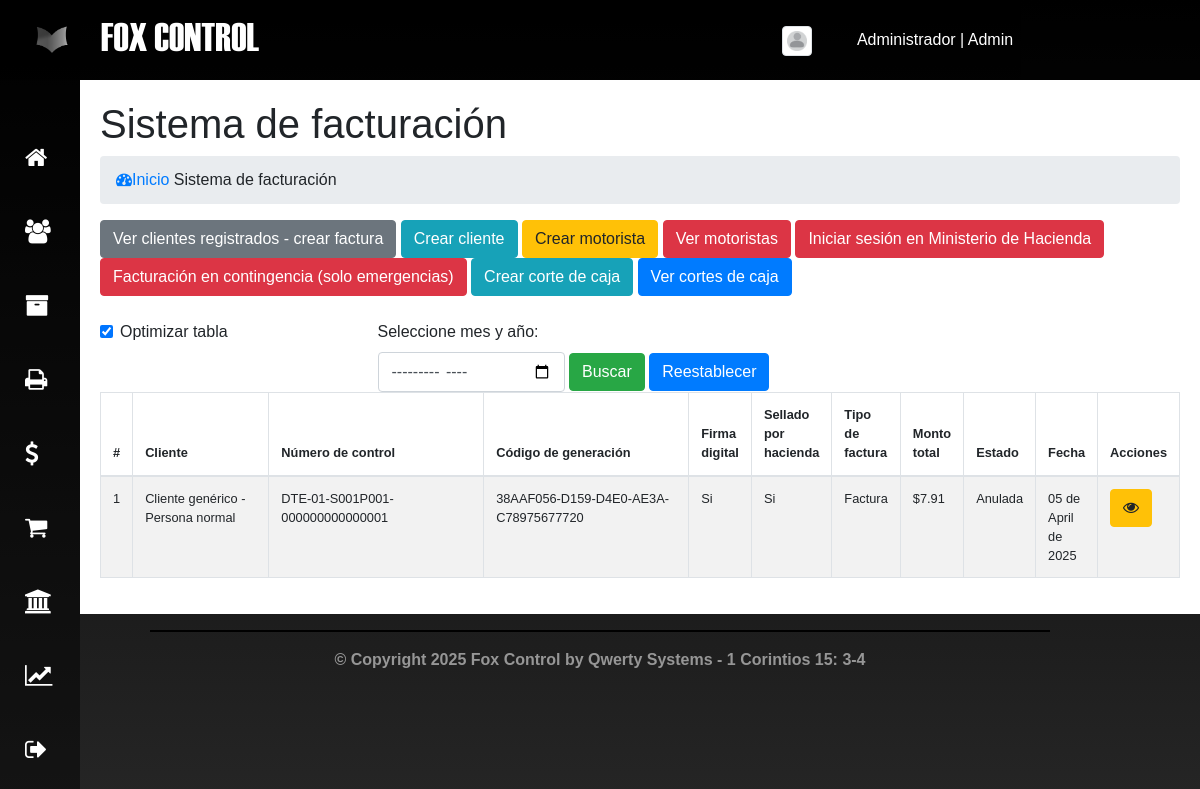
The page /FOX-CONTROL/facturacion (signed in) on the database its author committed.
### tables this page shows
CREATE TABLE `facturas_locales` (
  `id` int(11) NOT NULL,
  `id_cliente` text NOT NULL,
  `productos` text NOT NULL,
  `firmaDigital` text NOT NULL,
  `total` double NOT NULL,
  `totalSinIva` double NOT NULL,
  `abonado` double NOT NULL,
  `tipoDte` text NOT NULL,
  `horEmi` time NOT NULL,
  `fecEmi` date NOT NULL,
  `condicionOperacion` int(11) NOT NULL,
  `recintoFiscal` text NOT NULL,
  `regimen` text NOT NULL,
  `modoTransporte` int(11) NOT NULL,
  `seguro` double NOT NULL,
  `flete` double NOT NULL,
  `idMotorista` int(11) NOT NULL,
  `idFacturaRelacionada` text NOT NULL,
  `numeroControl` text NOT NULL,
  `codigoGeneracion` text NOT NULL,
  `sello` text NOT NULL,
  `notaRemision` text NOT NULL,
  `estado` text NOT NULL,
  `modo` text NOT NULL,
  `tipo_contingencia` int(11) NOT NULL,
  `motivo_contingencia` text NOT NULL,
  `evento_contingencia` text NOT NULL,
  `id_vendedor` int(11) NOT NULL,
  `id_usuario` int(11) NOT NULL,
  `json_guardado` text NOT NULL,
  `orden_compra` text NOT NULL,
  `incoterm` text NOT NULL,
  `origen` text NOT NULL,
  `gran_contribuyente` text NOT NULL,
  `venta_cif` text NOT NULL,
  `venta_fob` text NOT NULL,
  `arancel` text NOT NULL,
  `periodo` text NOT NULL
);

CREATE TABLE `clientes` (
  `id` int(11) NOT NULL,
  `nombre` text NOT NULL,
  `NIT` text NOT NULL,
  `DUI` text NOT NULL,
  `NRC` text NOT NULL,
  `direccion` text NOT NULL,
  `departamento` text NOT NULL,
  `municipio` text NOT NULL,
  `correo` text NOT NULL,
  `telefono` text NOT NULL,
  `tipo_cliente` text NOT NULL,
  `codActividad` text NOT NULL,
  `descActividad` text NOT NULL,
  `codPais` text NOT NULL,
  `nombrePais` text NOT NULL,
  `tipoPersona` int(11) NOT NULL
);

### FOX-CONTROL/vistas/modulos/facturacion.php (the view, shortened to what the rows shown need)
<div class="main-content content-wrapper">
  <section class="content-header">
    <h1>
      Sistema de facturación
    </h1>
  </section>
  <section class="content">
    <div class="box">
      <div class="box-body">
                  <?php
                      if(!isset($_GET["optimizar"]) && !isset($_GET["fechaOptimizada"])){
                        $optimizacion = "si";
                      } else {
                        $optimizacion = "no";
                        echo "<div class='form-check form-switch'>
                          <input class='form-check-input' type='checkbox' role='switch' id='flexSwitchCheckChecked' onclick=\"location.href='facturacion'\">
                          <label class='form-check-label' for='flexSwitchCheckChecked'>Optimizar tabla</label>
                        </div>";
                      }
                  ?>
       <table class="table table-bordered table-striped dt-responsive tablas" width="100%" style="font-size: 80%">
        <thead>
         <tr>
           <th style="width:10px">#</th>
           <th style="width:200px">Cliente</th>
           <th style="width:300px">Número de control</th>
           <th style="width:300px">Código de generación</th>
           <th style="width:20px !important">Firma digital</th>
           <th style="width:50px !important">Sellado por hacienda</th>
           <th>Tipo de factura</th>
           <th>Monto total</th>
           <th>Estado</th>
           <th>Fecha</th>
           <th>Acciones</th>
         </tr>
        </thead>
        <tbody>
            <?php
              $item = null;
              $valor = null;
              $orden = "fecEmi";
              if(isset($_GET["fechaOptimizada"])){
                $facturas = ControladorFacturas::ctrMostrarFacturasFechaOptimizada($_GET["fechaOptimizada"]);
              } else {
                $facturas = ControladorFacturas::ctrMostrarFacturas($item, $valor, $orden, $optimizacion);
              }
              foreach ($facturas as $key => $value){
                if($value["tipoDte"] == "05" || $value["tipoDte"] == "06" || $value["modo"] == "Contingencia"){
               } else {
                      $item = "id";
                      $valor = $value["id_cliente"];
                      $orden = "id";
                      $cliente = ControladorClientes::ctrMostrarClientes($item, $valor, $orden);
                      $fechaOriginal = new DateTime($value["fecEmi"]);
                      $fechaFormateada = $fechaOriginal->format('d \d\e F \d\e Y');
                      $firmaDigi = "";
                      $sello = "";
                      if($value["firmaDigital"] == ""){
                        $firmaDigi = "No";
                      } else {
                        $firmaDigi = "Si";
                      }
                      if($value["sello"] ===  ""){
                        $sello = "No";
                      } else {
                        $sello = "Si";
                      }
                      $tipoFacturaTexto = "";
                      switch ($value["tipoDte"]) {
                        case "01":
                            $tipoFacturaTexto = "Factura";
                            break;
                    }
                    $tipo = "";
                    if($cliente["tipo_cliente"] == "00"){
                      $tipo = "Persona normal";
                    }
                    $totalF = "";
                    if($cliente["tipo_cliente"] ==  "00" && $value["tipoDte"] == "01"){
                      $totalF = $value["total"];
                    }
                    if($_SESSION["rol"] == "Admin" || $_SESSION["rol"] == "Facturación"){
                      echo ' <tr>
                      <td>'.($key+1).'</td>
                      <td>'.$cliente["nombre"].' - '.$tipo.'</td>
                      <td>'.$value["numeroControl"].'</td>
                      <td>'.$value["codigoGeneracion"].'</td>
                      <td>'.$firmaDigi.'</td>
                      <td>'.$sello.'</td>
                      <td>'.$tipoFacturaTexto.'</td>
                      <td>$'.$totalF.'</td>
                      <td>'.$value["estado"].'</td>
                      <td>'.$fechaFormateada.'</td>
                      <td>
                        <div class="btn-group">
                          <button class="btn btn-warning btnVerFactura" idFactura="'.$value["id"].'"><i class="fa fa-eye"></i></button>';
                      echo '</div>
                          </td>
                        </tr>';
                    } else if($value["id_usuario"] == $_SESSION["id"]){
                      echo ' <tr>
                      <td>'.($key+1).'</td>
                      <td>'.$cliente["nombre"].' - '.$tipo.'</td>
                      <td>'.$value["numeroControl"].'</td>
                      <td>'.$value["codigoGeneracion"].'</td>
                      <td>'.$firmaDigi.'</td>
                      <td>'.$sello.'</td>
                      <td>'.$tipoFacturaTexto.'</td>
                      <td>$'.$totalF.'</td>
                      <td>'.$value["estado"].'</td>
                      <td>'.$fechaFormateada.'</td>
                      <td>
                        <div class="btn-group">
                          <button class="btn btn-warning btnVerFactura" idFactura="'.$value["id"].'"><i class="fa fa-eye"></i></button>';
                          date_default_timezone_set('America/El_Salvador');
                          $fecEmi = $value["fecEmi"] . ' ' . $value["horEmi"];
                          $fechaActual = new DateTime();
                          $fechaEmision = new DateTime($fecEmi);
                          $fechaLimiteTresMeses = clone $fechaEmision;
                          $fechaLimiteTresMeses->modify('+3 months')->setTime(23, 59, 59);
                          $fechaLimiteUnDia = clone $fechaEmision;
                          $fechaLimiteUnDia->modify('+1 day')->setTime(23, 59, 59);
                          if ($fechaActual <= $fechaLimiteTresMeses) {
                              if ($fechaActual <= $fechaLimiteUnDia) {
                                if($value["firmaDigital"] === ""){
                                  echo '<button class="btn btn-info btnFirmarDte" idFactura="'.$value["id"].'" ><i class="fa fa-pencil-square-o"></i></button>';
                                  echo '<button class="btn btn-danger btnEliminarFactura" idFactura="'.$value["id"].'"><i class="fa fa-times"></i></button>';
                                  } else {
                                    if($value["sello"] === ""){
                                        echo '<button class="btn btn-success btnSellarDte" idFactura="'.$value["id"].'" ><i class="fa fa-arrow-circle-right"></i></button>';
                                        echo '<button class="btn btn-danger btnEliminarFactura" idFactura="'.$value["id"].'"><i class="fa fa-times"></i></button>';
                                    } else {
                                      if($_SESSION["rol"] == "Admin" || $_SESSION["rol"] == "Contabilidad"){
                                        if($value["estado"] != "Anulada"){
                                          echo '<button class="btn btn-danger btnEliminarFacturaHacienda" idFactura="'.$value["id"].'"><i class="fa fa-times"></i></button>';
                                        }
                                      }
                                    }
                                }
                                if($value["sello"] != "" && $value["estado"] != "Anulada"){
                                  if($value["tipoDte"] == "03") {
                                    if($_SESSION["rol"] == "Admin" || $_SESSION["rol"] == "Contabilidad" || $_SESSION["rol"] == "Facturación"){
                                      echo '<button class="btn btn-info btnNotaCredito" idFactura="'.$value["id"].'">NC</button>';
                                      echo '<button class="btn btn-success btnNotaDebito" idFactura="'.$value["id"].'">ND</button>';
                                      echo '<button class="btn btn-dark btnNotaRemision" idFactura="'.$value["id"].'">NR</button>';
                                    }
                                  }
                                }
                              } else {
                                  if($value["sello"] != "" && $value["estado"] != "Anulada"){
                                    if($value["tipoDte"] == "03") {
                                      if($_SESSION["rol"] == "Admin" || $_SESSION["rol"] == "Contabilidad" || $_SESSION["rol"] == "Facturación"){
                                        echo '<button class="btn btn-info btnNotaCredito" idFactura="'.$value["id"].'">NC</button>';
                                        echo '<button class="btn btn-success btnNotaDebito" idFactura="'.$value["id"].'">ND</button>';
                                        echo '<button class="btn btn-dark btnNotaRemision" idFactura="'.$value["id"].'">NR</button>';
                                      }
                                    }
                                      if($_SESSION["rol"] == "Admin" || $_SESSION["rol"] == "Contabilidad"){
                                        if($value["estado"] != "Anulada" && ($value["tipoDte"] == "01" || $value["tipoDte"] == "11")){
                                          echo '<button class="btn btn-danger btnEliminarFacturaHacienda" idFactura="'.$value["id"].'"><i class="fa fa-times"></i></button>';
                                        }
                                      }
                                  } else {
                                    if($value["estado"] != "Anulada"){
                                      echo '<button class="btn btn-danger btnEliminarFactura" idFactura="'.$value["id"].'"><i class="fa fa-times"></i></button>';
                                    }
                                  }
                              }
                          } else {
                          }
                      echo '</div>
                          </td>
                        </tr>';
                    }
                }
              }
            ?>
        </tbody>
       </table>
      </div>
    </div>
  </section>
</div>
  </div>

### rows shown on the page
facturas_locales: id_cliente.nombre "Cliente genérico", id_cliente.tipo_cliente "Persona normal", numeroControl "DTE-01-S001P001-000000000000001", codigoGeneracion "38AAF056-D159-D4E0-AE3A-C78975677720", firmaDigital "Si", sello "Si", tipoDte "Factura", total "7.91", estado "Anulada", fecEmi "05 de April de 2025"

### other values the page prints
$_SESSION["nombre"] "Administrador"
$_SESSION["rol"] "Admin"
